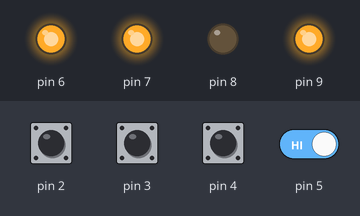
Recording of a sketch running on a simulated Arduino Nano, built with avr-gcc and run on an emulated ATmega328P. Parts: output pins drawn as LEDs (lit = HIGH). Dashed ring = blinking. The test bench sets the inputs (shaded band); at power-on: pin 2–5 HIGH.

Above: at 1.2 s.
1.3 s: pin 2 pulled LOW for 0.15 s
At 2.3 s:
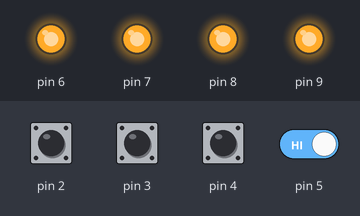
4.3 s: pin 3 pulled LOW for 0.15 s
At 4.37 s:
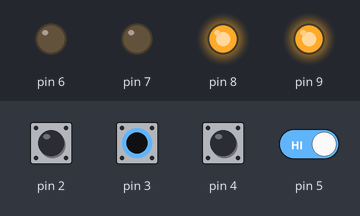
7.3 s: pin 3 pulled LOW for 1 s
At 8.05 s:
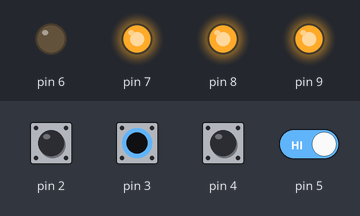
10.3 s: pin 2 driven LOW and pin 5 driven LOW
At 10.7 s:
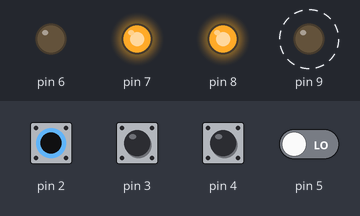
13.3 s: pin 2 driven HIGH
At 14.2 s:
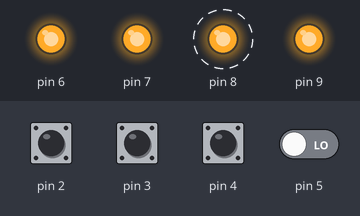
16.3 s: pin 2 driven LOW
At 17.2 s:
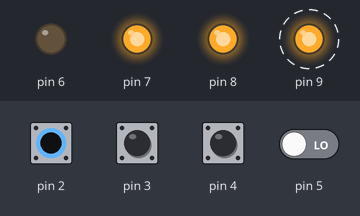
Timing chart, 0 to 20.3 s (numbered marks = the images above; inputs shaded):
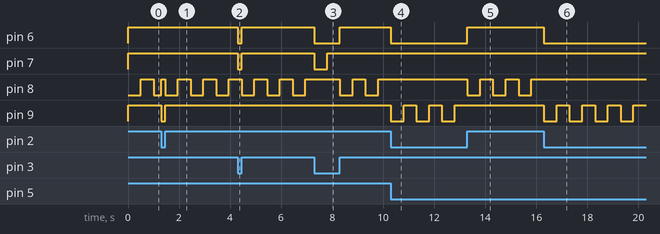

The sketch:

arduino.ino
```cpp
#include <hse_lib.h>


void setup() {
  // Input Configuration
  HSELib::setPreAlarmInput(2);
  HSELib::setCraneDangerInput(3);
  HSELib::setCraneWarningInput(4);
  HSELib::setSenWarningInput(5);
  // Output Configuration
  HSELib::setBuzzerOutput(6);
  HSELib::setDangerStateOutput(7, true);
  HSELib::setNormalStateOutput(8, true);
  HSELib::setWarningStateOutput(9, true);
  // Blink duration
  HSELib::setToggleDuration(500);

}

void loop() {
  HSELib::update();
}
```

Measured:
- after the input at 1.3 s, pin 9: HIGH → LOW at once, → HIGH 0.15 s later
- after the input at 4.3 s, pin 6, pin 7: HIGH → LOW at once, → HIGH 0.15 s later
- after the input at 7.3 s, pin 6: HIGH → LOW at once, → HIGH 1.0 s later; pin 7: HIGH → LOW at once, → HIGH 0.50 s later
- after the input at 10.3 s, pin 6: HIGH → LOW at once; pin 8: stops changing and stays HIGH; pin 9: alternates HIGH for 0.50 s and LOW for 0.50 s, starting at once
- after the input at 13.3 s, pin 6: LOW → HIGH at once; pin 8: alternates HIGH for 0.50 s and LOW for 0.50 s, starting at once; pin 9: stops changing and stays HIGH
- after the input at 16.3 s, pin 6: HIGH → LOW at once; pin 8: stops changing and stays HIGH; pin 9: alternates HIGH for 0.50 s and LOW for 0.50 s, starting at once
- by itself, pin 8: alternates HIGH for 0.50 s and LOW for 0.50 s
